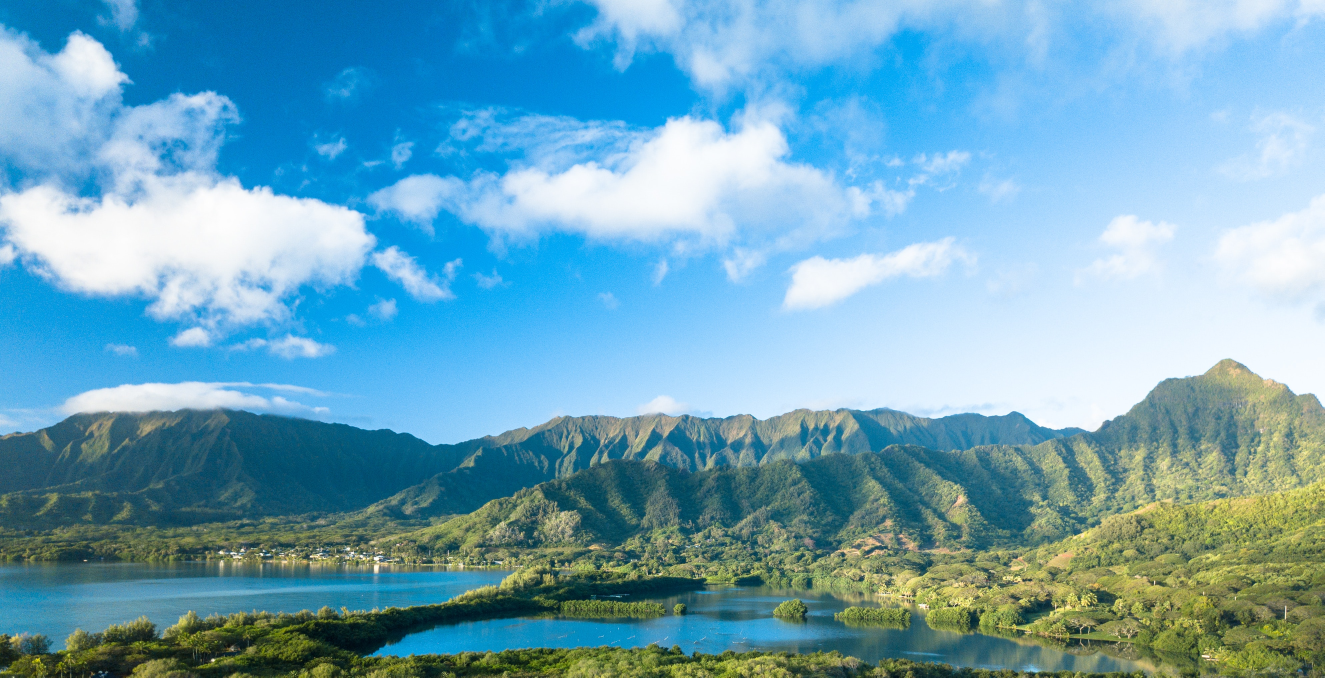
#> input picture FinalProject/Input_Directory_Landscape/2134 (16).jpg, 3973 x 2032 px, found by its file name (shown at 1/3 size); its folder holds only this picture in this run
$ python CornerDetection.py
#> lines starting #> are read from the running program, lines starting #| are printed output that depends on the picture; long printed decimals are rounded
import cv2
import matplotlib.pyplot as plt
import os
import numpy as np

from Downsampling import *


class CornerDetection:
    # import images

    def __init__(self, images):
        self.images = images

    def makeImagesGrayscale(self, imageDir):
        grayImages = []
        for image in imageDir:
            grayImage = cv2.cvtColor(image, cv2.COLOR_BGR2GRAY)
            grayImages.append(grayImage)
        return grayImages

    def doGausBlur(self, imageDir):
        gausImages = []
        for image in imageDir:
            gausImg = cv2.GaussianBlur(src=image, ksize=(5, 5), sigmaX=0, sigmaY=0)
            gausImages.append(gausImg)
        return gausImages

    def getAllCorners(self, imageDir):

        n_corners = []
        n_withinBox = []
        n_filterConers = []
        for index in range(0, len(imageDir)):
            filteredCorners = 0
            max_corners = int(imageDir[0].shape[0] * 1.5)
            corners = cv2.goodFeaturesToTrack(imageDir[index], max_corners, 0.03, 10)
            corners = np.int0(corners)
            # rint("Corners,,,,,,,,,,,,,,,,,,", corners)
            #canny = cv2.Canny(imageDir[index], threshold1=50, threshold2=250)
            x1, y1, x2, y2 = int(imageDir[index].shape[0] * 0.20), 0, int(imageDir[index].shape[0] * 0.80), int(imageDir[index].shape[1])
            rectIMG = cv2.rectangle(imageDir[index], (int(imageDir[index].shape[0] * 0.20), 0), (int(imageDir[index].shape[0] * 0.80), int(imageDir[index].shape[1])),
                                    255, 2)
            #cv2.imshow('rect', rectIMG)
            for i in corners:
                x, y = i.ravel()
                cv2.circle(imageDir[index], (x, y), 3, 255, -1)
                if x1 < x < x2 and y1 < y < y2:
                    filteredCorners += 1

            n_filterConers.append(filteredCorners)
            n_withinBox.append(filteredCorners/len(corners))
            n_corners.append(len(corners))

        # print("n_corners", n_corners)
        return n_corners, n_withinBox

    def cornerDetection(self, imageDir):
        blurIMG = self.doGausBlur(imageDir)
        preProcIMG = self.makeImagesGrayscale(blurIMG)
        imageDir = preProcIMG
        cornerImages = []
        cornerCount = 0
        cornerCountArray = []
        for index in range(0, len(imageDir)):
            cornerCount = 0
            IMG = imageDir[index]
            corners = cv2.goodFeaturesToTrack(IMG, 500, 0.03, 10)
            corners = np.int0(corners)
            canny = cv2.Canny(IMG, threshold1=50, threshold2=250)
            for i in corners:
                x, y = i.ravel()

                tempX = int(i[0][0])
                tempY = int(i[0][1])
                # print(f"pixel value at index({int(tempX)}, {int(tempY)}): ", canny[tempX][tempY])
                # print("ffff", len(canny))
                for j in range(0, 4):
                    if x + j < len(canny) and y + j < len(canny) and x - j > 0 and y - j > 0:
                        if canny[x, y] > 0 or canny[x + j, y] > 0 or canny[x, y + j] > 0 or canny[x + j, y + j] > 0 or \
                                canny[
                                    x - j, y] > 0 or canny[x, y - j] > 0 or canny[x - j, y - j] > 0:
                            # print(f"pixel value at corner index({int(x)}, {int(y)}): {canny[int(tempX), int(tempX)]} ")
                            cv2.circle(canny, (x, y), 3, 255, -1)
                            cornerCount += 1
            cornerCountArray.append(cornerCount)

            cornerImages.append(canny)
        # print("Corners: ", len(cornerCountArray), cornerCountArray)
        return cornerCountArray, cornerImages

        # i, j = (canny > 200).nonzero()
        # vals = image[x, y]

    def main(self):
        blurImg = self.doGausBlur(self.images)
        preProcessImg = self.makeImagesGrayscale(blurImg)
        # cornerIMG = self.cornerDetection(preProcessImg)  # Nogle hjørner
        corners, cornerBoxed = self.getAllCorners(preProcessImg)  # Mega mange hjørner
        # print("Corners.......", corners)
        return corners, cornerBoxed

    # [10 lines of commented-out code are left out]


def makeImageFolder():
    path = os.getcwd()
    path = path + '\\Input_Directory_Landscape'
    print('her er path: ', path)
    pathDir = os.listdir(path)
    print('her er directory: ', pathDir)
    imagess = []

    for image in range(0, len(pathDir)):
        # [4 lines of commented-out code are left out]
        print(str(path) + '\\' + str(pathDir[image]))
        temp = cv2.imread(str(path) + '\\' + str(pathDir[image]), cv2.IMREAD_COLOR)
#> temp is the input picture: shape (2032, 3973, 3); mean B, G, R 187.3, 165.3, 111.1
        imagess.append(temp)

    return imagess


def rescale_image(imageDir, res_x, res_y):
    rscArray = []
    for image in imageDir:
        rescale_dimensions = (res_y, res_x)
        rescaled_image = cv2.resize(image, rescale_dimensions, interpolation=cv2.INTER_AREA)
        rescaled_image = cv2.cvtColor(rescaled_image, cv2.COLOR_BGR2RGB)
        rscArray.append(rescaled_image)
    return rscArray


if __name__ == "__main__":
    images = makeImageFolder()
#> images = 1 item
    scaleIMG = rescale_image(images[0:20], 256, 256)
#> the loop in rescale_image, `for image in imageDir:` made 1 pass
#> rescale_dimensions on pass 1: (256, 256)
#> pass 1, in rescale_image, `rescaled_image = cv2.resize(image, rescale_dimensions, interpolation=c..`:
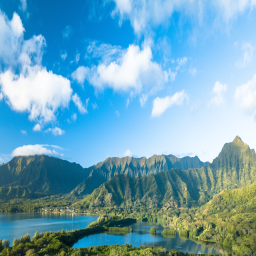
#> rescaled_image: shape (256, 256, 3); mean B, G, R 187.3, 165.3, 111.1
#> scaleIMG = 1 item
    corners = CornerDetection(scaleIMG)
    preProcsIMG = corners.makeImagesGrayscale(corners.doGausBlur(scaleIMG))
#> the loop in doGausBlur, `for image in imageDir:` made 1 pass
#> pass 1, in doGausBlur, `gausImg = cv2.GaussianBlur(src=image, ksize=(5, 5), sigmaX=0, sigmaY=0)`:
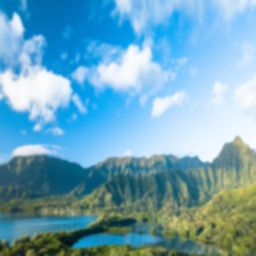
#> gausImg: shape (256, 256, 3); mean R, G, B 111.1, 165.3, 187.3
#> in makeImagesGrayscale, `grayImages = []`: grayImages = []
#> the loop in makeImagesGrayscale, `for image in imageDir:` made 1 pass
#> pass 1, in makeImagesGrayscale, `grayImage = cv2.cvtColor(image, cv2.COLOR_BGR2GRAY)`:
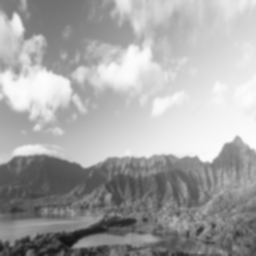
#> grayImage: shape (256, 256); min 18, max 253, mean 165.7
#> after the loop in makeImagesGrayscale, `for image in imageDir:`: grayImages = 1 item
#> preProcsIMG = 1 item
    cornerCount, withinBoxCntPRCNT = corners.getAllCorners(preProcsIMG)
#> the loop in getAllCorners, `for index in range(0, len(imageDir)):` made 1 pass
#> (max_corners, x1, y1, x2, y2) on pass 1: (384, 51, 0, 204, 256)
#> pass 1, in getAllCorners, `rectIMG = cv2.rectangle(imageDir[index], (int(imageDir[index].shape[0]..`:
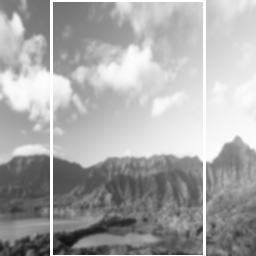
#> rectIMG: shape (256, 256); min 18, max 255, mean 168.6
#> after the loop in getAllCorners, `for index in range(0, len(imageDir)):`: n_corners = [187]; n_filterConers = [108]; n_withinBox = [0.578]
#> cornerCount = [187]; withinBoxCntPRCNT = [0.578]

    print(f'Amount of corners: {cornerCount}')
#| Amount of corners: [187]
    print("_____________________________")
    print(f'Corner% within Bbox: {withinBoxCntPRCNT}')
#| Corner% within Bbox: [0.5775]
    # print("_____________________________")
    # print(f'Coners within Bbox: {withinBoxCnt}')

    for image in preProcsIMG:
        cv2.imshow("cornerIMG", image)
        cv2.waitKey(0)
#> this loop made 1 pass
#> pass 1, `cv2.imshow("cornerIMG", image)`:
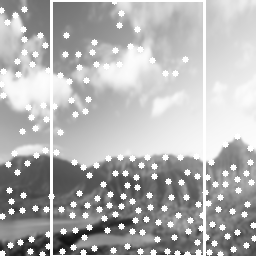
#> window 'cornerIMG': shape (256, 256); min 18, max 255, mean 177.9

$ run again, on FinalProject/Input_Directory_Landscape/2134 (33).jpg
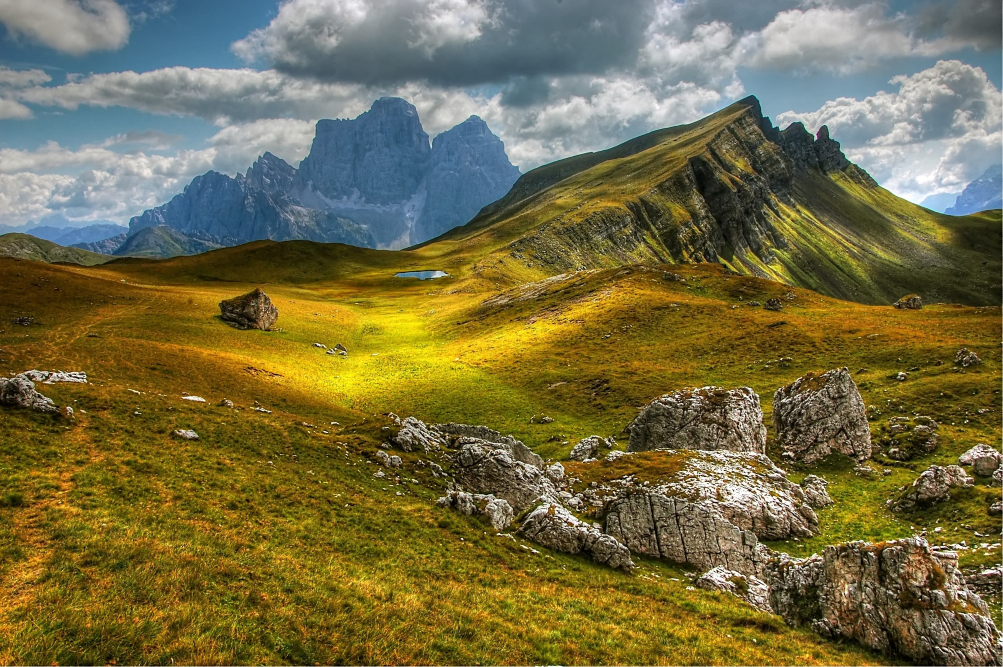
#> input picture FinalProject/Input_Directory_Landscape/2134 (33).jpg, 3008 x 2000 px, found by its file name (shown at 1/3 size)
#> in makeImageFolder, temp is the input picture: shape (2000, 3008, 3); mean B, G, R 68.6, 108.9, 116.3
#> images = 1 item
#> the loop in rescale_image, `for image in imageDir:` made 1 pass
#> rescale_dimensions on pass 1: (256, 256)
#> the loop in doGausBlur, `for image in imageDir:` made 1 pass
#> pass 1, in doGausBlur, `gausImg = cv2.GaussianBlur(src=image, ksize=(5, 5), sigmaX=0, sigmaY=0)`:
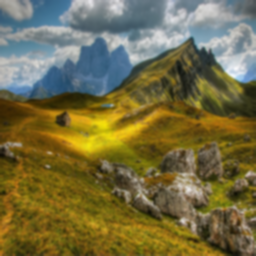
#> gausImg: shape (256, 256, 3); mean R, G, B 116.3, 108.9, 68.5
#> in makeImagesGrayscale, `grayImages = []`: grayImages = []
#> the loop in makeImagesGrayscale, `for image in imageDir:` made 1 pass
#> after the loop in makeImagesGrayscale, `for image in imageDir:`: grayImages = 1 item
#> the loop in getAllCorners, `for index in range(0, len(imageDir)):` made 1 pass
#> (max_corners, x1, y1, x2, y2) on pass 1: (384, 51, 0, 204, 256)
#> after the loop in getAllCorners, `for index in range(0, len(imageDir)):`: n_corners = [276]; n_filterConers = [168]; n_withinBox = [0.609]
#> cornerCount = [276]; withinBoxCntPRCNT = [0.609]
#| Amount of corners: [276]
#| Corner% within Bbox: [0.6087]
#> the loop `for image in preProcsIMG:` made 1 pass
#> pass 1, `cv2.imshow("cornerIMG", image)`:
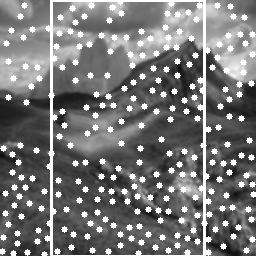
#> window 'cornerIMG': shape (256, 256); min 11, max 255, mean 120.4

$ run again, on FinalProject/Input_Directory_Landscape/2134 (43).jpg
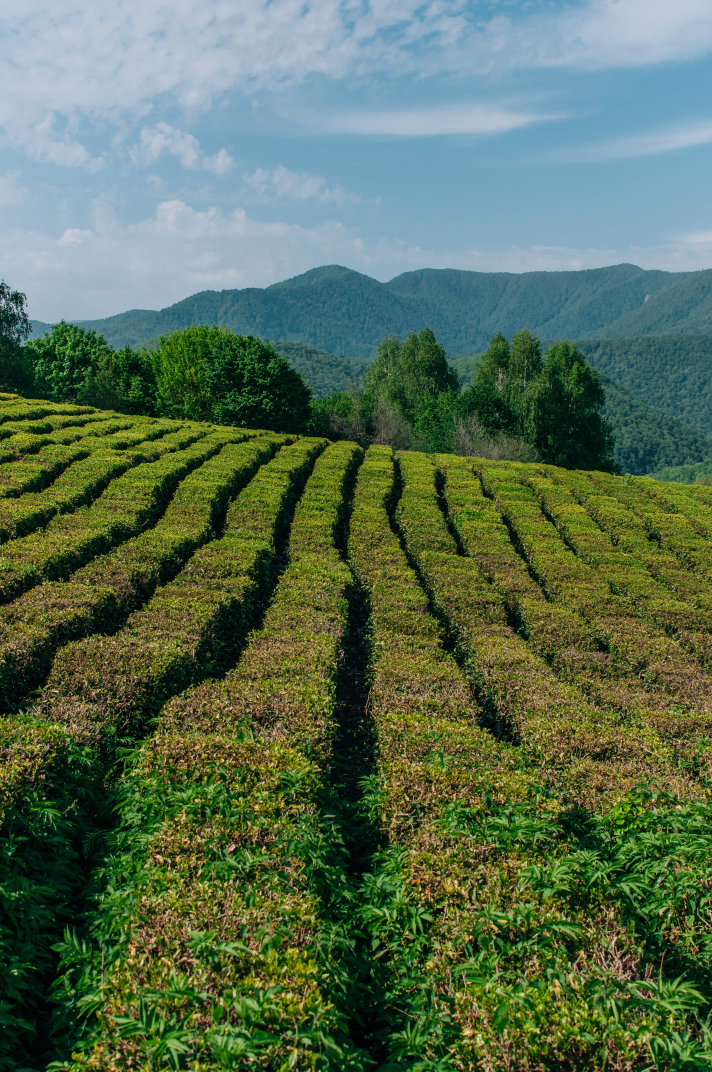
#> input picture FinalProject/Input_Directory_Landscape/2134 (43).jpg, 2848 x 4288 px, found by its file name (shown at 1/4 size)
#> in makeImageFolder, temp is the input picture: shape (4288, 2848, 3); mean B, G, R 82.3, 108.7, 86.9
#> images = 1 item
#> the loop in rescale_image, `for image in imageDir:` made 1 pass
#> rescale_dimensions on pass 1: (256, 256)
#> the loop in doGausBlur, `for image in imageDir:` made 1 pass
#> pass 1, in doGausBlur, `gausImg = cv2.GaussianBlur(src=image, ksize=(5, 5), sigmaX=0, sigmaY=0)`:
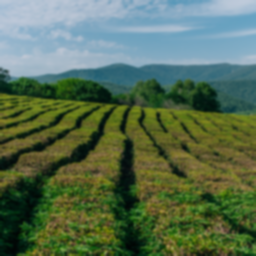
#> gausImg: shape (256, 256, 3); mean R, G, B 86.9, 108.8, 82.3
#> in makeImagesGrayscale, `grayImages = []`: grayImages = []
#> the loop in makeImagesGrayscale, `for image in imageDir:` made 1 pass
#> after the loop in makeImagesGrayscale, `for image in imageDir:`: grayImages = 1 item
#> the loop in getAllCorners, `for index in range(0, len(imageDir)):` made 1 pass
#> (max_corners, x1, y1, x2, y2) on pass 1: (384, 51, 0, 204, 256)
#> after the loop in getAllCorners, `for index in range(0, len(imageDir)):`: n_corners = [247]; n_filterConers = [149]; n_withinBox = [0.603]
#> cornerCount = [247]; withinBoxCntPRCNT = [0.603]
#| Amount of corners: [247]
#| Corner% within Bbox: [0.6032]
#> the loop `for image in preProcsIMG:` made 1 pass
#> pass 1, `cv2.imshow("cornerIMG", image)`:
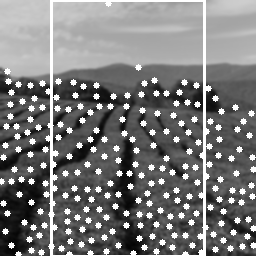
#> window 'cornerIMG': shape (256, 256); min 4, max 255, mean 122.7

$ run again, on FinalProject/Input_Directory_Landscape/2134 (48).jpg
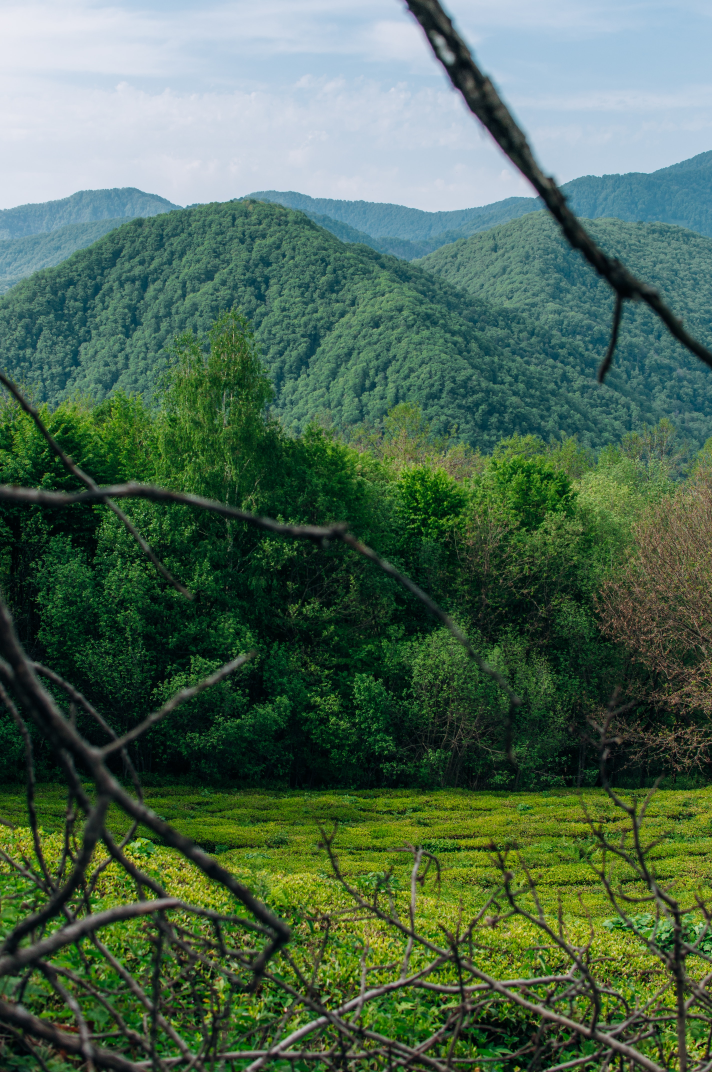
#> input picture FinalProject/Input_Directory_Landscape/2134 (48).jpg, 2848 x 4288 px, found by its file name (shown at 1/4 size)
#> in makeImageFolder, temp is the input picture: shape (4288, 2848, 3); mean B, G, R 82.1, 104.9, 78.4
#> images = 1 item
#> the loop in rescale_image, `for image in imageDir:` made 1 pass
#> rescale_dimensions on pass 1: (256, 256)
#> the loop in doGausBlur, `for image in imageDir:` made 1 pass
#> pass 1, in doGausBlur, `gausImg = cv2.GaussianBlur(src=image, ksize=(5, 5), sigmaX=0, sigmaY=0)`:
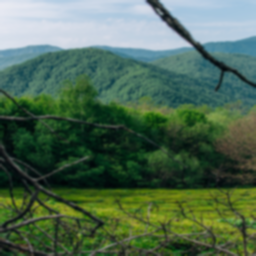
#> gausImg: shape (256, 256, 3); mean R, G, B 78.4, 104.9, 82.1
#> in makeImagesGrayscale, `grayImages = []`: grayImages = []
#> the loop in makeImagesGrayscale, `for image in imageDir:` made 1 pass
#> after the loop in makeImagesGrayscale, `for image in imageDir:`: grayImages = 1 item
#> the loop in getAllCorners, `for index in range(0, len(imageDir)):` made 1 pass
#> (max_corners, x1, y1, x2, y2) on pass 1: (384, 51, 0, 204, 256)
#> after the loop in getAllCorners, `for index in range(0, len(imageDir)):`: n_corners = [252]; n_filterConers = [149]; n_withinBox = [0.591]
#> cornerCount = [252]; withinBoxCntPRCNT = [0.591]
#| Amount of corners: [252]
#| Corner% within Bbox: [0.5913]
#> the loop `for image in preProcsIMG:` made 1 pass
#> pass 1, `cv2.imshow("cornerIMG", image)`:
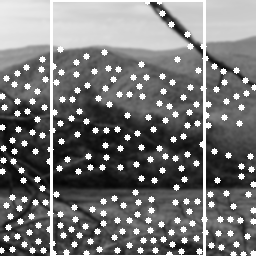
#> window 'cornerIMG': shape (256, 256); min 5, max 255, mean 119.2
